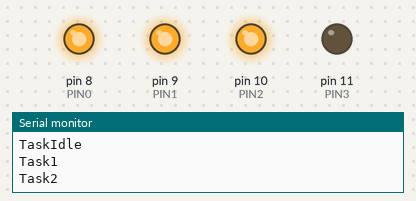
This sketch was run on a simulated Arduino Leonardo, built with avr-gcc and run on an emulated ATmega32U4. Parts: output pins drawn as LEDs (lit = HIGH), the last lines printed to the serial monitor.

Above: at 0.21 s.
At 34.9 s:
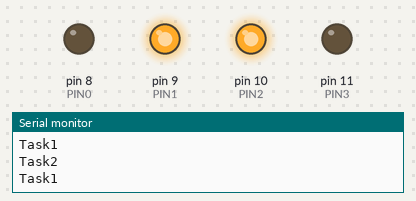
Timing chart, 0 to 39.9 s (numbered marks = the images above):
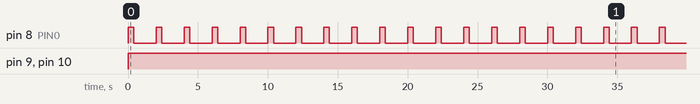

Measured:
- by itself, pin 8 (PIN0): alternates HIGH for 0.40 s and LOW for 1.6 s
- by itself, pin 9 (PIN1), pin 10 (PIN2): LOW → HIGH at 0.01 s

The sketch:

FreeRTOS_01.ino
```cpp
/* Com utilitzar FreeRTOS per programar diferents tasques
 *  Amb diferents periodes constants d'execució.
 *
 *  Tenim d'utilitzar els semaforos per evitar que més d'una tasca utilitze el port serie.
 *
 *  by Sebastián Jardi Estadella
 */

#include <Arduino_FreeRTOS.h>
#include <semphr.h>  // add the FreeRTOS functions for Semaphores (or Flags).

// Declare a mutex Semaphore Handle which we will use to manage the Serial Port.
// It will be used to ensure only one Task is accessing this resource at any time.
SemaphoreHandle_t xSerialSemaphore;

#define PIN0 8
#define PIN1 9
#define PIN2 10
#define PIN3 11

void setup() {
  Serial.begin(9600);
  while (!Serial) {
    ; // wait for serial port to connect. Needed for native USB, on LEONARDO, MICRO, YUN, and other 32u4 based boards.
  }
  Serial.println("FreeRTOS test.");
  Serial.print("Prioritat Máxima: ");
  Serial.println(configMAX_PRIORITIES - 1);

  // Semaphores are useful to stop a Task proceeding, where it should be paused to wait,
  // because it is sharing a resource, such as the Serial port.
  // Semaphores should only be used whilst the scheduler is running, but we can set it up here.
  if ( xSerialSemaphore == NULL ){  // Check to confirm that the Serial Semaphore has not already been created.
    xSerialSemaphore = xSemaphoreCreateMutex();  // Create a mutex semaphore we will use to manage the Serial Port
    if ( ( xSerialSemaphore ) != NULL )
      xSemaphoreGive( ( xSerialSemaphore ) );  // Make the Serial Port available for use, by "Giving" the Semaphore.
  }

  // Creació de tasques y asignació de prioritats.
  // BaseType_t xTaskCreate(    TaskFunction_t pvTaskCode,  // Nom funcio implementa la tasca
  //                            const char * const pcName,
  //                            configSTACK_DEPTH_TYPE usStackDepth,
  //                            void *pvParameters,
  //                            UBaseType_t uxPriority,
  //                            TaskHandle_t *pxCreatedTask);
  xTaskCreate(f_Tsc0, "Tasca 0", 128, NULL, 0, NULL);  // Menys prioritaria, Idle, Desocupado.
  xTaskCreate(f_Tsc1, "Tasca 1", 128, NULL, 1, NULL);
  xTaskCreate(f_Tsc2, "Tasca 2", 128, NULL, 2, NULL);
  //xTaskCreate(f_Tsc3, "Tasca 3", 128, NULL, 3, NULL);  // Més prioritaria
                                                          // Máxima es configMAX_PRIORITIES - 1 = 3

  // Configuració dels pins
  pinMode(PIN0, OUTPUT);
  pinMode(PIN1, OUTPUT);
  pinMode(PIN2, OUTPUT);
  pinMode(PIN3, OUTPUT);
}

void loop() {
  // En principi aquí no fiquem res.
  // Però podríem ficar la tasca menys prioritaria.
  // la Idle task que es mantindrà en execució fins que es desbloqueje
  // alguna de les més prioritaries, que són totes.

  // Posiblement una tasca amb prioritat 0 te més prioritat que lo que fiquem aquí,
  // que serà realement OS or Idle, que s' executa quan totes les tasques estan bloquejades,
  // per un periode de temps determinat mitjançant vTaskDelay( ticks );
}

// Tasca menys prioritaria
static void f_Tsc0(void* pvParameters){
  unsigned int Te = 2000; // Periode d'execució d'esta tasca en ms
  unsigned int tespera = 0;  // no es pot declarar dintre d'un if.
  for (;;){  // Bucle infinit
    unsigned long tini = millis();
    digitalWrite(PIN0, HIGH);

    // See if we can obtain or "Take" the Serial Semaphore.
    // If the semaphore is not available, wait 5 ticks of the Scheduler to see if it becomes free.
    if ( xSemaphoreTake( xSerialSemaphore, ( TickType_t ) 5 ) == pdTRUE )
    {
      // We were able to obtain or "Take" the semaphore and can now access the shared resource.
      // We want to have the Serial Port for us alone, as it takes some time to print,
      // so we don't want it getting stolen during the middle of a conversion.
      // print out the value you read:
      Serial.println("TaskIdle");

      xSemaphoreGive( xSerialSemaphore ); // Now free or "Give" the Serial Port for others.
    }

    delay(Te/5);
    //Serial.println(Te/10);  // perquè es necesari per a que s'execute esta tasca ??
    //Serial.println("??"); // si amb això no funciona
    digitalWrite(PIN0, LOW);
    unsigned long tfi = millis();
    if (tfi > tini) {  // This number will overflow (back to zero), after 50 days aprox.
                       // Es del tipo "unsigned long".
      tespera = Te - (tfi - tini);
    }
    delay(tespera);                    // Esta tasca no entra en periode de bloqueix
                                  // Es queda es espera 50 ms.
  }
}

static void f_Tsc1(void* pvParameters){
  unsigned int Te = 3000;  // Periode d'execució de esta tasca en ms
  unsigned int tespera = 0;
  for(;;){  // Bucle infinit, alternativa for(;;)
    unsigned long tini = millis();
    digitalWrite(PIN1, HIGH);

    if ( xSemaphoreTake( xSerialSemaphore, ( TickType_t ) 5 ) == pdTRUE )   {
      Serial.println("Task1");
      xSemaphoreGive( xSerialSemaphore ); // Now free or "Give" the Serial Port for others.
    }
    delay(Te/10);               // Temps d'execució simulat d esta tasca.
    digitalWrite(PIN1, LOW);
    unsigned long tfi = millis();
    if ( tfi > tini){
      unsigned int tespera = Te - (tfi - tini);
    }
    vTaskDelay(tespera/portTICK_PERIOD_MS);  // Periode de bloqueix d esta tasca en ticks
                                         // Periode que es manté autorada, permetent
                                         // l execució de tasques menys prioritaries.
                                         // 1000 / portTICK_PERIOD_MS = 1 second
                                         // Esta tasca s'executa cada 100 ms
  }
}

static void f_Tsc2(void* pvParameters){
  unsigned int Te = 4000;  // Periode d'execució de esta tasca en ms
  unsigned int tespera = 0;
  for(;;){  // Bucle infinit, alternativa for(;;)
    unsigned long tini = millis();
    digitalWrite(PIN2, HIGH);

    if ( xSemaphoreTake( xSerialSemaphore, ( TickType_t ) 5 ) == pdTRUE ) {
      Serial.println("Task2");
      xSemaphoreGive( xSerialSemaphore ); // Now free or "Give" the Serial Port for others.
    }

    delay(Te/10);
    digitalWrite(PIN2, LOW);
    unsigned long tfi = millis();
    if ( tfi > tini ) {
      unsigned int tespera = Te - (tfi - tini);
    }
    vTaskDelay(tespera/portTICK_PERIOD_MS);  // Periode de bloqueix d esta tasca en ticks
                                         // Periode que es manté autorada, permetent
                                         // l execució de tasques menys prioritaries.
                                         // 1000 / portTICK_PERIOD_MS = 1 second
                                         // Esta tasca s'executa cada 100 ms
  }
}

static void f_Tsc3(void* pvParameters){
  unsigned int Te = 5000;  // Periode d'execució d'esta tasca en ms
  unsigned int tespera = 0;
  for(;;){  // Bucle infinit
    unsigned long tini = millis();
    digitalWrite(PIN3, HIGH);

    if ( xSemaphoreTake( xSerialSemaphore, ( TickType_t ) 5 ) == pdTRUE )  {
      Serial.println("Task3");
      xSemaphoreGive( xSerialSemaphore ); // Now free or "Give" the Serial Port for others.
    }
    delay(Te/10);     // Aquí es on s'insertaría el codi que desenvolupa la Tasca3
                      // la resta del codi es per controlar i mesurar el temps

    digitalWrite(PIN3, LOW);
    unsigned long tfi = millis();
    if (tfi > tini){
      tespera = Te - (tfi - tini);
    }
    vTaskDelay(tespera/portTICK_PERIOD_MS);  // Periode de bloqueix d esta tasca en ticks
                                         // Periode que es manté aturada, permetent
                                         // l execució de tasques menys prioritaries ??????
                                         // 1000 / portTICK_PERIOD_MS = 1 second
                                         // Esta tasca s'executa cada 100 ms
  }
}
```
